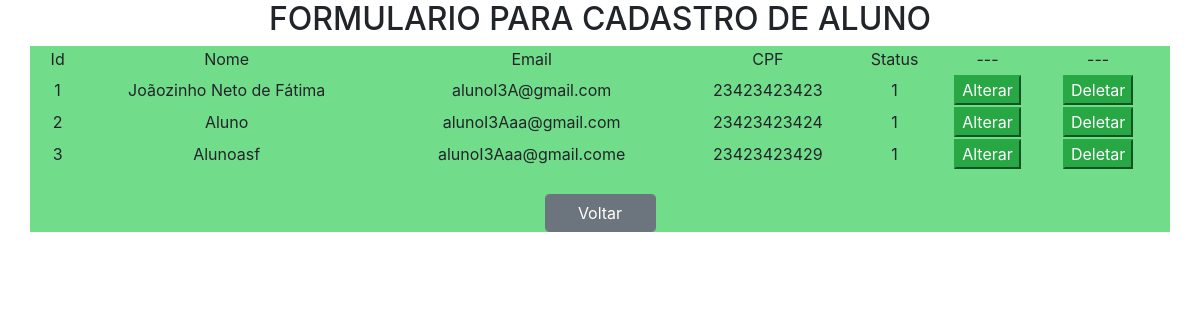
Page /aluno/consultaAluno.php (signed in) on the committed database.
### tables this page shows
CREATE TABLE `aluno` (
  `id` int(11) NOT NULL,
  `rg` varchar(10) NOT NULL,
  `cpf` bigint(20) NOT NULL,
  `nome` varchar(100) NOT NULL,
  `orgaoExpedidor` varchar(10) NOT NULL,
  `mae` varchar(100) NOT NULL,
  `pai` varchar(100) DEFAULT NULL,
  `tituloEleitor` bigint(20) NOT NULL,
  `reservista` bigint(20) DEFAULT NULL,
  `sexo` varchar(10) DEFAULT NULL,
  `estadoCivil` varchar(10) DEFAULT NULL,
  `logradouro` varchar(100) DEFAULT NULL,
  `bairro` varchar(100) DEFAULT NULL,
  `complemento` varchar(100) DEFAULT NULL,
  `numeroResidencial` int(11) DEFAULT NULL,
  `cidade` varchar(50) DEFAULT NULL,
  `cep` bigint(20) DEFAULT NULL,
  `estado` varchar(4) DEFAULT NULL,
  `telefone` bigint(20) NOT NULL,
  `email` varchar(50) NOT NULL,
  `celular` bigint(20) NOT NULL,
  `status` varchar(8) NOT NULL,
  `datacadastro` date NOT NULL,
  `grauensino` varchar(15) NOT NULL
);

### aluno/consultaAluno.php (the view, shortened to what this page needs)
<?php
include_once ("../conexao.php");
?>
<!DOCTYPE html>
<html>
    <head>
        <link rel="stylesheet" href="../css/bootstrap.css" >
    </head>
    <body>
        <h2>FORMULARIO PARA CADASTRO DE ALUNO</H2>
        <div class = "container" style="background-color: #71dd8a" >
            <table style="width: 100%" class="text-center">
                <thead>
                <td>Id</td><td>Nome</td><td>Email</td><td>CPF</td><td>Status</td><td>---</td><td>---</td>
                </thead>
                <tr>
                    <td></td><td></td><td></td><td></td><td></td><td></td><td></td>
                </tr>
                <?php
                    $sql = "SELECT nome,email,id,cpf,status from aluno";
                    $dados = mysqli_query($con, $sql);
                    while($row = mysqli_fetch_assoc($dados)){
                        echo '<tr><td>'.$row['id'].'</td><td>'.$row['nome'].'</td><td>'.$row['email'].'</td><td>'.$row['cpf'].'</td><td>'.$row['status'].'</td>';
                        echo '<td><form method="post" action = "alterarAluno.php"><input type="hidden" value="'.$row['id'].'" name = "id"><input type = "submit" value="Alterar" class="btn-success"></form></td>';
                        echo '<td><form method="post" action = "deleteAluno.php"><input type="hidden" value="'.$row['id'].'" name = "id"><input type = "submit" value="Deletar" class="btn-success"></form></td>';
                        echo '</tr>';
                    }
                ?>
            </table>
            <br/>
            <a class="btn btn-secondary strong form-control" style="width: 10%; margin-left: 45%" href="../aluno/controleAluno.php" role="button">Voltar</a>
        </div>
    </body>
</html>

### rows in the picture
aluno: id "1", nome "Joãozinho Neto de Fátima", email "alunoI3A@gmail.com", cpf "23423423423", status "1"
aluno: id "2", nome "Aluno", email "alunoI3Aaa@gmail.com", cpf "23423423424", status "1"
aluno: id "3", nome "Alunoasf", email "alunoI3Aaa@gmail.come", cpf "23423423429", status "1"
